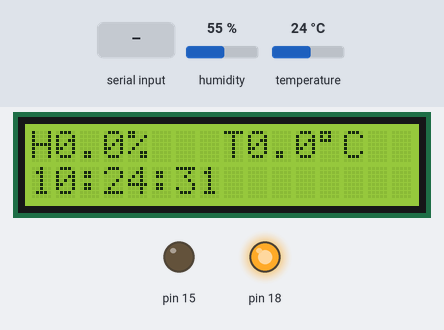
Bench run of a sketch on a simulated Arduino Uno, built with avr-gcc and run on an emulated ATmega328P. On the bench: 16×2 character LCD, output pins drawn as LEDs (lit = HIGH). The test bench sets the inputs (shaded band); at power-on: humidity 55 %, temperature 24 °C. The local clock reads 2024-03-15 10:24:30 at power-on unless the sketch sets it; what the sketch prints to the serial monitor is not drawn.

Above: at 1.2 s.
1.3 s: ",;" received over the second serial link
6.5 s: humidity set to 22 %
At 11.4 s:
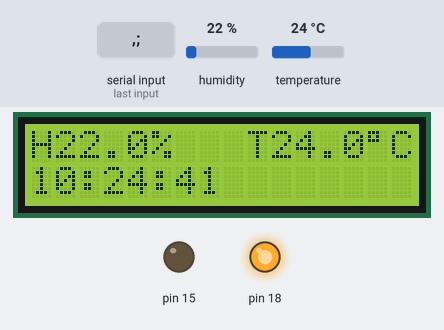
11.5 s: temperature set to 12 °C
At 15.8 s:
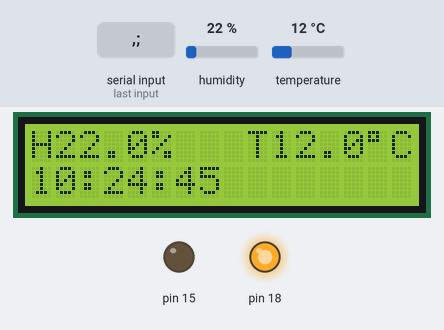
16.5 s: humidity set to 40 %
At 21.4 s:
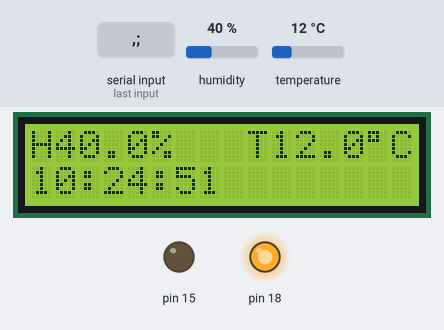
21.5 s: temperature set to 19 °C
At 31.8 s:
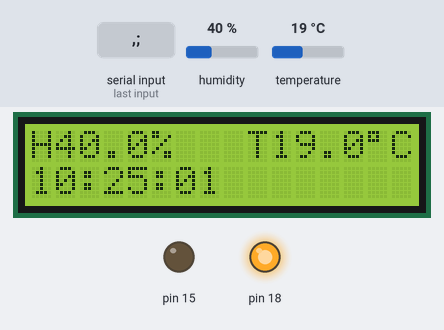
Timing chart, 0 to 33.3 s (numbered marks = the images above; inputs shaded):
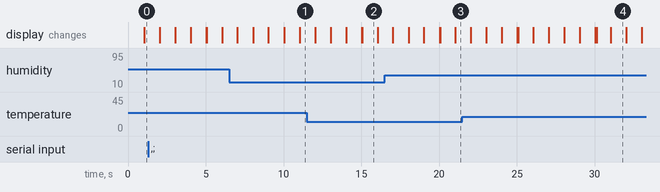

The sketch:

NANO_AM2305_XBEE.ino
```cpp
#include "Def.h"
void setup()
{
  wdt_disable();
  #include "Conf.h"
  wdt_enable(WDTO_8S);
  Serial.begin(9600);
  esp.print("ACT,LV16;");
}

void loop()
{
  tiempoActual(); //RTC
  obtenerVariables(); //AM2305
  principal(); //MENU
  enviarDatos(); //RTC
  watchdogSetup(); //perro guardian
}
```

AM23X.ino
```cpp
void obtenerVariables()
{
  if (millis() - milisAnterior >= 5000)
  {
    milisAnterior = millis();
    t = dht.readTemperature() + OffsetT;
    h = dht.readHumidity() + OffsetH ;

 //   t=1;
   // h=2;

    lcd.clear();
  }
}
```

Conf.h
```cpp
Wire.begin(); // Inicia el puerto I2C
//LCD
lcd.init();
lcd.backlight();
lcd.clear();
//RTC
RTC.begin();
//dht
dht.begin();
//COMUNICACION UART
esp.begin(9600);
//Serial.begin(9600);
//Perro
mcp.begin();
mcp.pinMode(subOut, OUTPUT);
mcp.pinMode(ducOut, OUTPUT);
mcp.pinMode(venOut, OUTPUT);
mcp.pinMode(disOut, OUTPUT);
watchdogSetup();
```

Def.h
```cpp
// LCD
#include <LiquidCrystal_I2C.h>
LiquidCrystal_I2C lcd(0x3F, 16, 2);
#define imprimir(cadena){lcd.print(cadena);}

//DHT
unsigned long milisAnterior = 0;
#include <DHT.h>
#define DHTPIN 4    // PIN SENSOR
#define DHTTYPE DHT22   // DHT 22  (AM2302)
DHT dht(DHTPIN, DHTTYPE);
float t;
float h;
#define OffsetT 0
#define OffsetH 0

// RTC
#include "RTClib.h"
String mensajeS = " ";

//int idInv = 0;
RTC_DS3231 RTC;
short anio = 0;
byte mes = 0;
byte dia = 0;
byte hora = 0;
byte minuto =  0;
byte segundo = 0;
long fecha = 0;

//COMUNICACION UART
#include <AltSoftSerial.h>
AltSoftSerial esp;

//RELES
#include "Adafruit_MCP23017.h"
Adafruit_MCP23017 mcp;
#define disOut 7 // RELÉ 4
#define ducOut 6 // RELÉ 3
#define subOut 5 // RELÉ 2
#define venOut 4 // RELÉ 1


//MESH
#define intervalo 5
String mensajeSalida = "";
String mensajeEntrada = "";
String* mensaEntrada;
byte idMensaje = 0;
byte indice = 0;
int datos[6];
int idInvernadero=1871;
#define separador ','
byte i = 0;
bool unica=false;
//WATCHDOG
#include <avr/wdt.h>
```

MENU.ino
```cpp
void principal()
{
  lcd.setCursor(0, 0);
  imprimir("H"); lcd.print(h, 1); imprimir("%");
  imprimir("   T"); lcd.print(t, 1); imprimir((char)223); imprimir("C");
  lcd.setCursor(0, 1);
  if (hora < 10)
  {
    imprimir("0");
  }
  imprimir(hora);
  imprimir(":");
  if (minuto < 10)
  {
    imprimir("0");
  }
  imprimir(minuto);
  imprimir(":");
  if (segundo < 10)
  {
    imprimir("0");
  }
  imprimir(segundo);
}
```

RTC.ino
```cpp
void tiempoActual()
{
  DateTime now = RTC.now(); // Obtiene la fecha y hora del RTC
  anio = now.year();
  mes = now.month();
  dia = now.day();
  hora = now.hour();
  minuto =  now.minute();
  segundo = now.second();
  fecha = now.unixtime();
}

String* separacion(String Msj)
{
  String Msj2="";
  int contador = 0;
  int fin = Msj.indexOf(",");
  while(fin != -1){
    contador++;
    Msj2 = Msj2 + Msj.substring(0,fin)+ ",";
    Msj = Msj.substring(fin+1);
    fin = Msj.indexOf(",");
  }
  Msj2 = Msj2 + Msj;
  String* mensa = new String[contador+1];
  fin = Msj2.indexOf(",");
  for(int i=0;i<contador;i++){
    mensa[i] = Msj2.substring(0,fin);
    Msj2 = Msj2.substring(fin+1);
    fin = Msj2.indexOf(",");
    if(contador==i+1){
      mensa[i+1]=Msj2;
    }
  }
  String* msgf=mensa;
  delete[] mensa;
  return msgf;
}

void enviarDatos() {
  if (esp.available()>0)
  {
    mensajeEntrada = esp.readStringUntil(';');
    mensaEntrada=separacion(mensajeEntrada);
    Serial.println(mensajeEntrada);
    if(*(mensaEntrada)=="CONF_INVER"){
      Serial.println(mensajeEntrada);
      if(*(mensaEntrada+2)=="OFF"){
        mcp.digitalWrite(venOut, HIGH);
      }
      else{
        mcp.digitalWrite(venOut, LOW);
      }
      if(*(mensaEntrada+3)=="OFF"){
        mcp.digitalWrite(subOut, HIGH);
      }
      else{
        mcp.digitalWrite(subOut, LOW);
      }
      if(*(mensaEntrada+4)=="OFF"){
        mcp.digitalWrite(ducOut, HIGH);
      }
      else{
        mcp.digitalWrite(ducOut, LOW);
      }
      if(*(mensaEntrada+5)=="OFF"){
        mcp.digitalWrite(disOut, HIGH);
      }
      else{
        mcp.digitalWrite(disOut, LOW);
      }
    }
    else if(*(mensaEntrada)=="HORA"){
      RTC.adjust(DateTime(String(*(mensaEntrada+1)).toInt(),String(*(mensaEntrada+2)).toInt(),String(*(mensaEntrada+3)).toInt(),String(*(mensaEntrada+4)).toInt(),String(*(mensaEntrada+5)).toInt(),String(*(mensaEntrada+6)).toInt()));
    }
   }
   if (minuto % intervalo == 0 && segundo==0 && unica==false) {
    mensajeSalida = "DATO_INV," + String(anio) + "-" + String(mes) + "-" + String(dia) + " " + String(hora) + ":" + String(minuto) + ":" + "0" + "," + idInvernadero + "," + String(t, 2) + "," + String(h, 2) + ";";
    Serial.println(mensajeSalida);
    lcd.clear();
    unica=true;
    esp.print(mensajeSalida);
    lcd.setCursor(9, 1);
    lcd.print("E");
    }
    else if (unica && minuto % intervalo != 0 && segundo!=0){
      unica=false;
    }
    if(hora== 4 && minuto == 52 && segundo == 20){
      asm("jmp 0x0000");
    }
    if(hora== 11 && minuto == 52 && segundo == 20){
      asm("jmp 0x0000");
    }
    if(hora== 16 && minuto == 52 && segundo == 20){
      asm("jmp 0x0000");
    }
    if(hora==23 && minuto == 52 && segundo == 20){
      asm("jmp 0x0000");
    }
}
```

watchdog.ino
```cpp
void watchdogSetup()
{
wdt_reset();
}
```

Measured:
- what the display in image 2 shows lasts 0.9 s, from 15.1 s to 16.0 s
